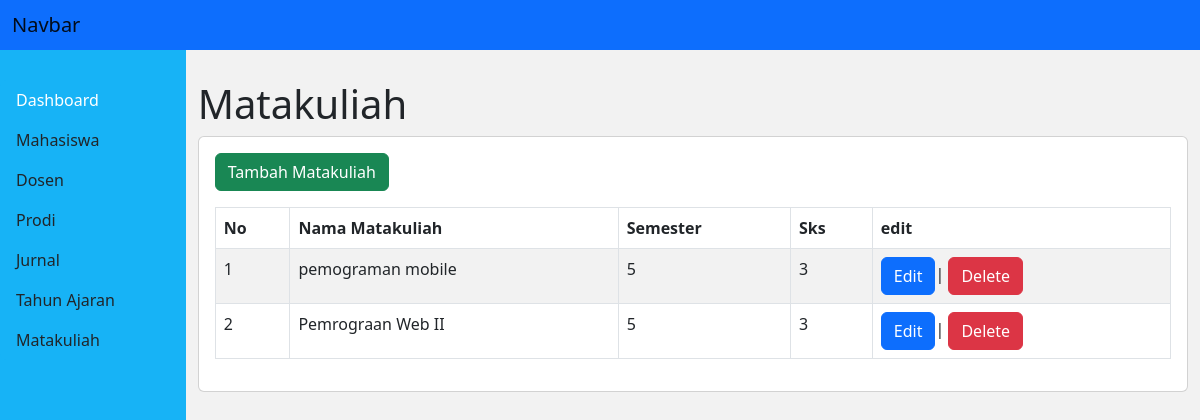
The app's page /matakuliah/tampil_matakuliah.php with its own data.
### tables this page shows
CREATE TABLE `matakuliah` (
  `id_matakuliah` int(9) NOT NULL,
  `nama_matakuliah` varchar(100) NOT NULL,
  `semester` int(1) NOT NULL,
  `sks` int(1) NOT NULL
);

### config/config.php (called while the page is built, shortened)
<?php
$server_name = ((isset($_SERVER['HTTPS']) && $_SERVER['HTTPS'] == "on") ? "https" : "http");
$server_name .= "://".$_SERVER['HTTP_HOST'];
$base_url = $server_name."/".APP_DIR;
?>

### matakuliah/tampil_matakuliah.php (the view, shortened to what this page needs)
<?php
include('../config/koneksi.php');
include('../config/config.php');
require_once ('../template/header.php');
require_once ('../template/navbar.php');
$sql = "SELECT * FROM matakuliah";
$hasil = $koneksi->query($sql);
?>
<div class="wrap-content">
    <?php require_once ('../template/sidebar.php'); ?>
    <div class="content">
        <div class="container">
            <h1 class="">Matakuliah</h1>
            <div class="card">
                <div class="card-body">
                <a href="<?php echo $base_url ;?>/matakuliah/tambah_matakuliah.php" class="btn btn-success mb-3">Tambah Matakuliah</a>
                    <table class="table table-bordered table-striped">
                        <thead>
                            <tr>
                                <th>No</th>
                                <th>Nama Matakuliah</th>
                                <th>Semester</th>
                                <th>Sks</th>
                                <th>edit</th>
                            </tr>
                        </thead>
                        <tbody>
                            <?php
                            $no_urut = 1;
                            if ($hasil->num_rows > 0) {
                                while ($row = $hasil->fetch_assoc()) {
                            ?>
                                <tr>
                                    <td><?php echo $no_urut++; ?></td>
                                    <td><?php echo $row['nama_matakuliah']; ?></td>
                                    <td><?php echo $row['semester']; ?></td>
                                    <td><?php echo $row['sks']; ?></td>
                                    <td>
                                        <a href="edit_matakuliah.php?id_matakuliah=<?php echo $row['id_matakuliah'] ?>" class="btn btn-primary">Edit</a>|
                                        <a class="btn btn-danger" href="hapus_matakuliah.php?id_matakuliah=<?php echo $row['id_matakuliah'] ?>">Delete</a>
                                    </td>
                                </tr>
                            <?php
                                }
                            } else {
                            ?>
                            <tr>
                                <td colspan="4">Belum Ada Data Matakuliah</td>
                            </tr>
                            <?php
                            }
                            ?>
                        </tbody>
                    </table>
                </div>
            </div>
        </div>
    </div>
</div>
<?php require_once ('../template/footer.php');?>

### asset/css/jurnal.css (style rules this page uses)
.wrap-content { height: 100vh; display: flex; }
.content { width: 100%; background-color: #f2f2f2; padding-top: 5rem; }

### records on screen
matakuliah: nama_matakuliah "pemograman mobile", semester "5", sks "3"
matakuliah: nama_matakuliah "Pemrograan Web II", semester "5", sks "3"
